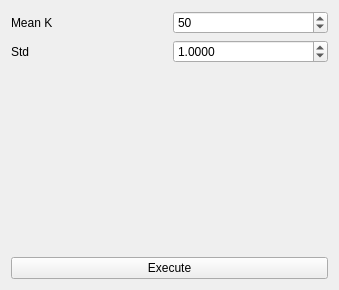
<?xml version="1.0" encoding="UTF-8"?>
<ui version="4.0">
 <class>FilterNoise</class>
 <widget class="QWidget" name="FilterNoise">
  <property name="geometry">
   <rect>
    <x>0</x>
    <y>0</y>
    <width>339</width>
    <height>290</height>
   </rect>
  </property>
  <property name="windowTitle">
   <string>Form</string>
  </property>
  <layout class="QVBoxLayout" name="verticalLayout">
   <item>
    <layout class="QGridLayout" name="gridLayout">
     <item row="1" column="1">
      <widget class="QDoubleSpinBox" name="dSpinBox_StdMulThresh">
       <property name="decimals">
        <number>4</number>
       </property>
       <property name="value">
        <double>1.000000000000000</double>
       </property>
      </widget>
     </item>
     <item row="0" column="0">
      <widget class="QLabel" name="label">
       <property name="text">
        <string>Mean K</string>
       </property>
      </widget>
     </item>
     <item row="2" column="0">
      <spacer name="verticalSpacer">
       <property name="orientation">
        <enum>Qt::Vertical</enum>
       </property>
       <property name="sizeHint" stdset="0">
        <size>
         <width>20</width>
         <height>40</height>
        </size>
       </property>
      </spacer>
     </item>
     <item row="1" column="0">
      <widget class="QLabel" name="label_2">
       <property name="text">
        <string>Std </string>
       </property>
      </widget>
     </item>
     <item row="0" column="1">
      <widget class="QSpinBox" name="spinBox_MeanK">
       <property name="maximum">
        <number>1000</number>
       </property>
       <property name="value">
        <number>50</number>
       </property>
      </widget>
     </item>
    </layout>
   </item>
   <item>
    <widget class="QPushButton" name="btn_start">
     <property name="text">
      <string>Execute</string>
     </property>
    </widget>
   </item>
  </layout>
 </widget>
 <resources/>
 <connections/>
</ui>
